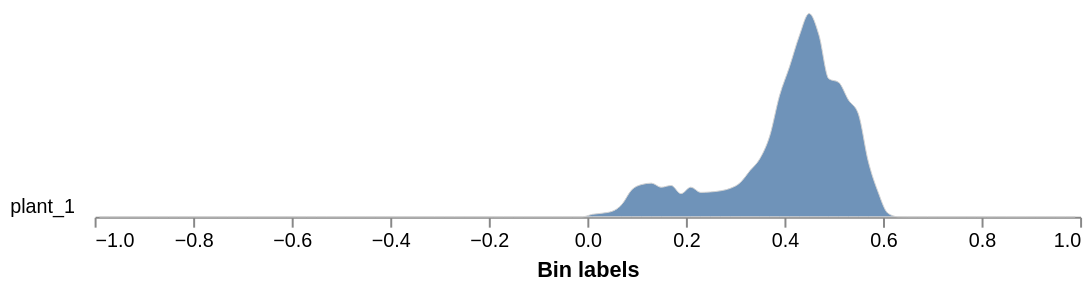

This figure's notebook cell:
### Code cell
# psnd_chlb (Pigment Specific Normalized Difference, chlorophyll b) - relates to chlorophyll b content
# Calculate the index for the whole image
psnd_chlb_index = pcv.spectral_index.psnd_chlb(ms, distance=55)
psnd_chlb_index.array_type = "index_psnd_chlb"  # workaround: set manually since spectral_index functions don't set this
# Graph the histogram of the spectral index, masking so that you only have the plant
psnd_chlb_output=pcv.analyze.spectral_index(index_img=psnd_chlb_index, labeled_mask=kept_mask,
                           min_bin=-1, max_bin=1, label="plant")
# Pseudocolor the image as a visualization
psnd_chlb_img = pcv.visualize.pseudocolor(gray_img = psnd_chlb_index.array_data, mask=kept_mask, cmap='jet', 
                                           min_value=-0.25, max_value=1)

### Figure 1 — Vega-Lite specification as saved in the notebook (floating-point values rounded to 4 significant figures)
{"config": {"view": {"continuousWidth": 300, "continuousHeight": 300, "stroke": null}, "axis": {"grid": false}, "facet": {"columns": 1, "spacing": 0}, "title": {"anchor": "end"}}, "data": {"name": "data-e082323945c66cebef1c8efc9dde9c1c"}, "facet": {"field": "sample", "header": {"labelAngle": 0, "labelAlign": "left", "labelOrient": "left"}, "title": null, "type": "nominal"}, "spec": {"mark": {"type": "area", "fillOpacity": 0.8, "interpolate": "monotone", "stroke": "lightgray", "strokeWidth": 0.5}, "encoding": {"x": {"field": "label", "title": "Bin labels", "type": "quantitative"}, "y": {"axis": null, "field": "value", "scale": {"range": [10, -100]}, "type": "quantitative"}}, "height": 10, "width": 500}, "bounds": "flush", "$schema": "https://vega.github.io/schema/vega-lite/v5.20.1.json", "datasets": {"data-e082323945c66cebef1c8efc9dde9c1c": [{"sample": "plant_1", "value": 0.0, "label": -0.99}, {"sample": "plant_1", "value": 0.0, "label": -0.97}, {"sample": "plant_1", "value": 0.0, "label": -0.95}, {"sample": "plant_1", "value": 0.0, "label": -0.93}, {"sample": "plant_1", "value": 0.0, "label": -0.91}, {"sample": "plant_1", "value": 0.0, "label": -0.89}, {"sample": "plant_1", "value": 0.0, "label": -0.87}, {"sample": "plant_1", "value": 0.0, "label": -0.85}, {"sample": "plant_1", "value": 0.0, "label": -0.83}, {"sample": "plant_1", "value": 0.0, "label": -0.81}, {"sample": "plant_1", "value": 0.0, "label": -0.79}, {"sample": "plant_1", "value": 0.0, "label": -0.77}, {"sample": "plant_1", "value": 0.0, "label": -0.75}, {"sample": "plant_1", "value": 0.0, "label": -0.73}, {"sample": "plant_1", "value": 0.0, "label": -0.71}, {"sample": "plant_1", "value": 0.0, "label": -0.69}, {"sample": "plant_1", "value": 0.0, "label": -0.67}, {"sample": "plant_1", "value": 0.0, "label": -0.65}, {"sample": "plant_1", "value": 0.0, "label": -0.63}, {"sample": "plant_1", "value": 0.0, "label": -0.61}, {"sample": "plant_1", "value": 0.0, "label": -0.59}, {"sample": "plant_1", "value": 0.0, "label": -0.57}, {"sample": "plant_1", "value": 0.0, "label": -0.55}, {"sample": "plant_1", "value": 0.0, "label": -0.53}, {"sample": "plant_1", "value": 0.0, "label": -0.51}, {"sample": "plant_1", "value": 0.0, "label": -0.49}, {"sample": "plant_1", "value": 0.0, "label": -0.47}, {"sample": "plant_1", "value": 0.0, "label": -0.45}, {"sample": "plant_1", "value": 0.0, "label": -0.43}, {"sample": "plant_1", "value": 0.0, "label": -0.41}, {"sample": "plant_1", "value": 0.0, "label": -0.39}, {"sample": "plant_1", "value": 0.0, "label": -0.37}, {"sample": "plant_1", "value": 0.0, "label": -0.35}, {"sample": "plant_1", "value": 0.0, "label": -0.33}, {"sample": "plant_1", "value": 0.0, "label": -0.31}, {"sample": "plant_1", "value": 0.0, "label": -0.29}, {"sample": "plant_1", "value": 0.0, "label": -0.27}, {"sample": "plant_1", "value": 0.0, "label": -0.25}, {"sample": "plant_1", "value": 0.0, "label": -0.23}, {"sample": "plant_1", "value": 0.0, "label": -0.21}, {"sample": "plant_1", "value": 0.0, "label": -0.19}, {"sample": "plant_1", "value": 0.0, "label": -0.17}, {"sample": "plant_1", "value": 0.0, "label": -0.15}, {"sample": "plant_1", "value": 0.0, "label": -0.13}, {"sample": "plant_1", "value": 0.0, "label": -0.11}, {"sample": "plant_1", "value": 0.0, "label": -0.09}, {"sample": "plant_1", "value": 0.0, "label": -0.07}, {"sample": "plant_1", "value": 0.0, "label": -0.05}, {"sample": "plant_1", "value": 0.0, "label": -0.03}, {"sample": "plant_1", "value": 0.0, "label": -0.01}, {"sample": "plant_1", "value": 0.1252, "label": 0.01}, {"sample": "plant_1", "value": 0.1842, "label": 0.03}, {"sample": "plant_1", "value": 0.2764, "label": 0.05}, {"sample": "plant_1", "value": 0.6303, "label": 0.07}, {"sample": "plant_1", "value": 1.368, "label": 0.09}, {"sample": "plant_1", "value": 1.636, "label": 0.11}, {"sample": "plant_1", "value": 1.709, "label": 0.13}, {"sample": "plant_1", "value": 1.502, "label": 0.15}, {"sample": "plant_1", "value": 1.59, "label": 0.17}, {"sample": "plant_1", "value": 1.176, "label": 0.19}, {"sample": "plant_1", "value": 1.504, "label": 0.21}, {"sample": "plant_1", "value": 1.239, "label": 0.23}, {"sample": "plant_1", "value": 1.263, "label": 0.25}, {"sample": "plant_1", "value": 1.32, "label": 0.27}, {"sample": "plant_1", "value": 1.445, "label": 0.29}, {"sample": "plant_1", "value": 1.73, "label": 0.31}, {"sample": "plant_1", "value": 2.343, "label": 0.33}, {"sample": "plant_1", "value": 2.949, "label": 0.35}, {"sample": "plant_1", "value": 4.097, "label": 0.37}, {"sample": "plant_1", "value": 6.151, "label": 0.39}, {"sample": "plant_1", "value": 7.598, "label": 0.41}, {"sample": "plant_1", "value": 9.179, "label": 0.43}, {"sample": "plant_1", "value": 10.32, "label": 0.45}, {"sample": "plant_1", "value": 9.224, "label": 0.47}, {"sample": "plant_1", "value": 7.004, "label": 0.49}, {"sample": "plant_1", "value": 6.821, "label": 0.51}, {"sample": "plant_1", "value": 5.924, "label": 0.53}, {"sample": "plant_1", "value": 5.223, "label": 0.55}, {"sample": "plant_1", "value": 2.823, "label": 0.57}, {"sample": "plant_1", "value": 1.265, "label": 0.59}, {"sample": "plant_1", "value": 0.1822, "label": 0.61}, {"sample": "plant_1", "value": 0.005175, "label": 0.63}, {"sample": "plant_1", "value": 0.0, "label": 0.65}, {"sample": "plant_1", "value": 0.0, "label": 0.67}, {"sample": "plant_1", "value": 0.0, "label": 0.69}, {"sample": "plant_1", "value": 0.0, "label": 0.71}, {"sample": "plant_1", "value": 0.0, "label": 0.73}, {"sample": "plant_1", "value": 0.0, "label": 0.75}, {"sample": "plant_1", "value": 0.001035, "label": 0.77}, {"sample": "plant_1", "value": 0.0, "label": 0.79}, {"sample": "plant_1", "value": 0.0, "label": 0.81}, {"sample": "plant_1", "value": 0.00207, "label": 0.83}, {"sample": "plant_1", "value": 0.0, "label": 0.85}, {"sample": "plant_1", "value": 0.0, "label": 0.87}, {"sample": "plant_1", "value": 0.0, "label": 0.89}, {"sample": "plant_1", "value": 0.001035, "label": 0.91}, {"sample": "plant_1", "value": 0.00207, "label": 0.93}, {"sample": "plant_1", "value": 0.001035, "label": 0.95}, {"sample": "plant_1", "value": 0.001035, "label": 0.97}, {"sample": "plant_1", "value": 0.003105, "label": 0.99}]}}
